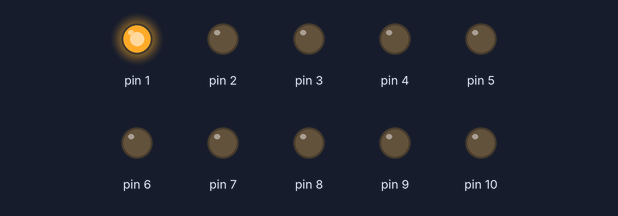
Bench run of a sketch on a simulated Arduino Uno, built with avr-gcc and run on an emulated ATmega328P. Shown: output pins drawn as LEDs (lit = HIGH).

Above: at 0.02 s.
At 0.42 s:
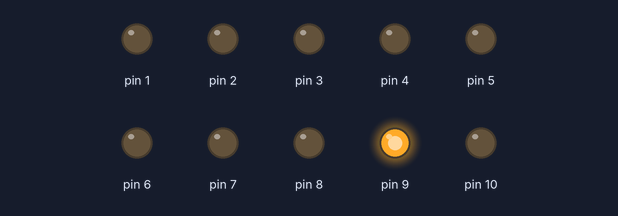
At 0.77 s:
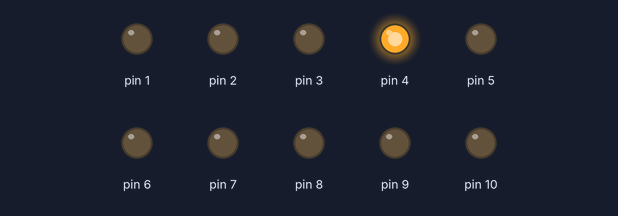
At 1.47 s:
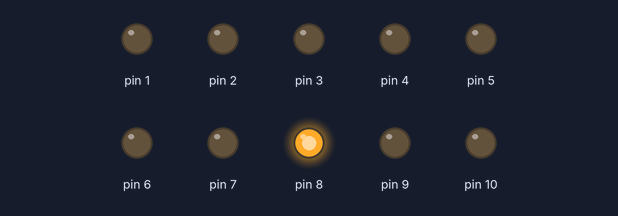
At 2.12 s:
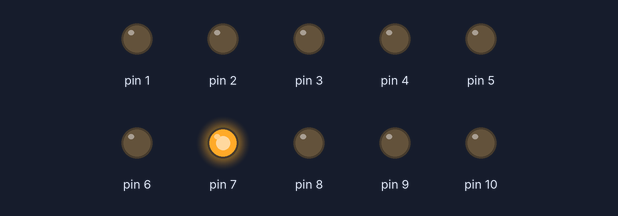
At 2.92 s:
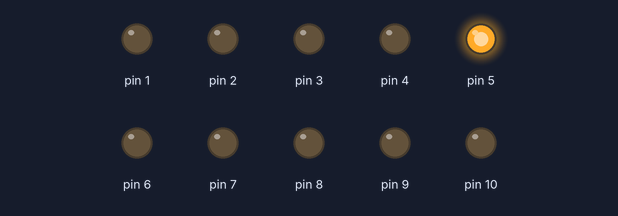
Timing chart, 0 to 3.2 s (numbered marks = the images above):
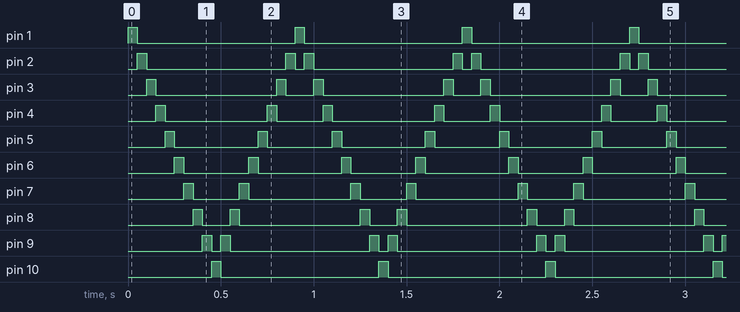

The sketch:

Arduino_KnightRider.ino
```cpp
/*=============================================
Program : Arduino KnightRider
Author : DESKTOP-PC\Yashitha Nadiranga
Time : 10:51 AM
Date : 9/7/2017
Created with ARDUINO IDE
=============================================
*/
void setup(){

    for(int i = 1;i<11;i++){

        pinMode(i,OUTPUT);
    }

}
void loop(){

    int t = 50;

    for(int i = 1;i<11;i++){

        digitalWrite(i,HIGH);
        delay(t);
        digitalWrite(i,LOW);
    }

    for(int i = 9;i > 1;i--){

        digitalWrite(i,HIGH);
        delay(t);
        digitalWrite(i,LOW);
    }

}
```

Measured:
- by itself, pin 1, pin 10: alternates HIGH for 0.05 s and LOW for 0.85 s
- by itself, pin 2: repeats every 0.90 s: LOW 0.75 s, HIGH 0.05 s, LOW 0.05 s, HIGH 0.05 s
- by itself, pin 3: repeats every 0.90 s: LOW 0.65 s, HIGH 0.05 s, LOW 0.15 s, HIGH 0.05 s
- by itself, pin 4: repeats every 0.90 s: LOW 0.55 s, HIGH 0.05 s, LOW 0.25 s, HIGH 0.05 s
- by itself, pin 5: repeats every 0.90 s: LOW 0.45 s, HIGH 0.05 s, LOW 0.35 s, HIGH 0.05 s
- by itself, pin 6: repeats every 0.90 s: LOW 0.35 s, HIGH 0.05 s, LOW 0.45 s, HIGH 0.05 s
- by itself, pin 7: repeats every 0.90 s: LOW 0.25 s, HIGH 0.05 s, LOW 0.55 s, HIGH 0.05 s
- by itself, pin 8: repeats every 0.90 s: LOW 0.15 s, HIGH 0.05 s, LOW 0.65 s, HIGH 0.05 s
